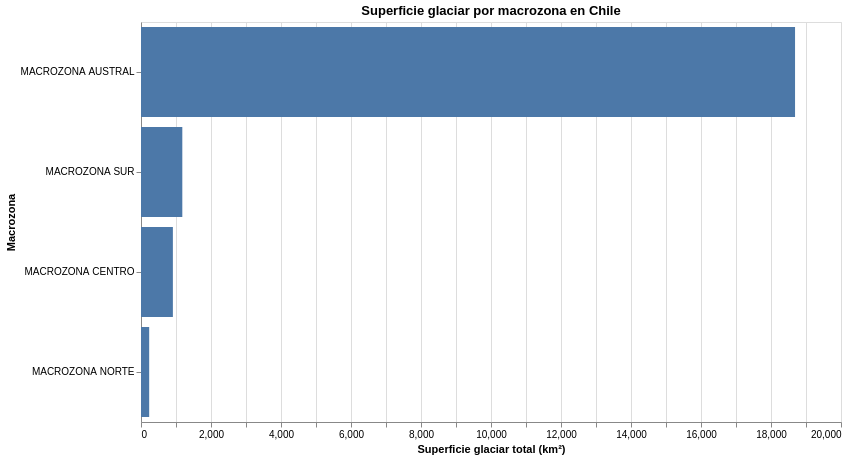

The code cell stored with this chart in its notebook:
### Code cell
import altair as alt

grafico = alt.Chart(macro).mark_bar().encode(
    x=alt.X(
        "superficie_total:Q",
        title="Superficie glaciar total (km²)"
    ),

    y=alt.Y(
        "macrozona:N",
        sort="-x",
        title="Macrozona"
    ),

    tooltip=[
        "macrozona",
        "superficie_total",
        "cantidad_glaciares"
    ]
).properties(
    width=700,
    height=400,
    title="Superficie glaciar por macrozona en Chile"
)

grafico

### Figure 1 — Vega-Lite specification as saved in the notebook (floating-point values rounded to 4 significant figures)
{"config": {"view": {"continuousWidth": 300, "continuousHeight": 300}}, "data": {"name": "data-55cb6ef87ab595d3c6199a478db8062c"}, "mark": {"type": "bar"}, "encoding": {"tooltip": [{"field": "macrozona", "type": "nominal"}, {"field": "superficie_total", "type": "quantitative"}, {"field": "cantidad_glaciares", "type": "quantitative"}], "x": {"field": "superficie_total", "title": "Superficie glaciar total (km²)", "type": "quantitative"}, "y": {"field": "macrozona", "sort": "-x", "title": "Macrozona", "type": "nominal"}}, "height": 400, "title": "Superficie glaciar por macrozona en Chile", "width": 700, "$schema": "https://vega.github.io/schema/vega-lite/v5.20.1.json", "datasets": {"data-55cb6ef87ab595d3c6199a478db8062c": [{"macrozona": "MACROZONA AUSTRAL", "superficie_total": 18690.0, "cantidad_glaciares": 15013}, {"macrozona": "MACROZONA CENTRO", "superficie_total": 910.9, "cantidad_glaciares": 3085}, {"macrozona": "MACROZONA NORTE", "superficie_total": 233.8, "cantidad_glaciares": 2356}, {"macrozona": "MACROZONA SUR", "superficie_total": 1180.0, "cantidad_glaciares": 5726}]}}
